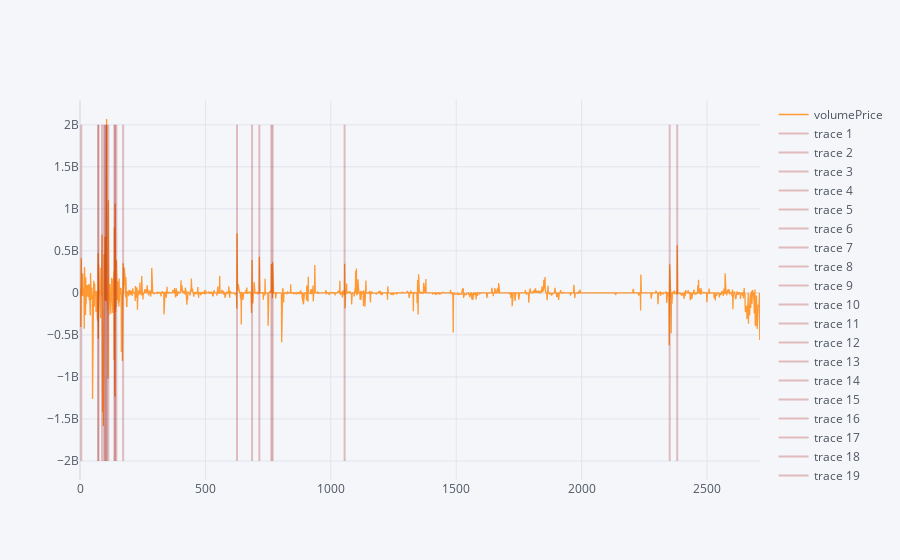

Source (notebook cell):
### Code cell
fig = df['volumePrice'].iplot(asFigure=True)
for i in plusIdx:
   # fig.add_scatter(x=[i]*100, y=np.linspace(-100000,100000,100), opacity=0.3)
    fig.add_trace(go.Scatter(
    x=[i]*100, y=np.linspace(-2*10**9,2*10**9,100),
    opacity=0.3,
    marker_color='rgba(152, 0, 0, .8)'
))
fig.show()
